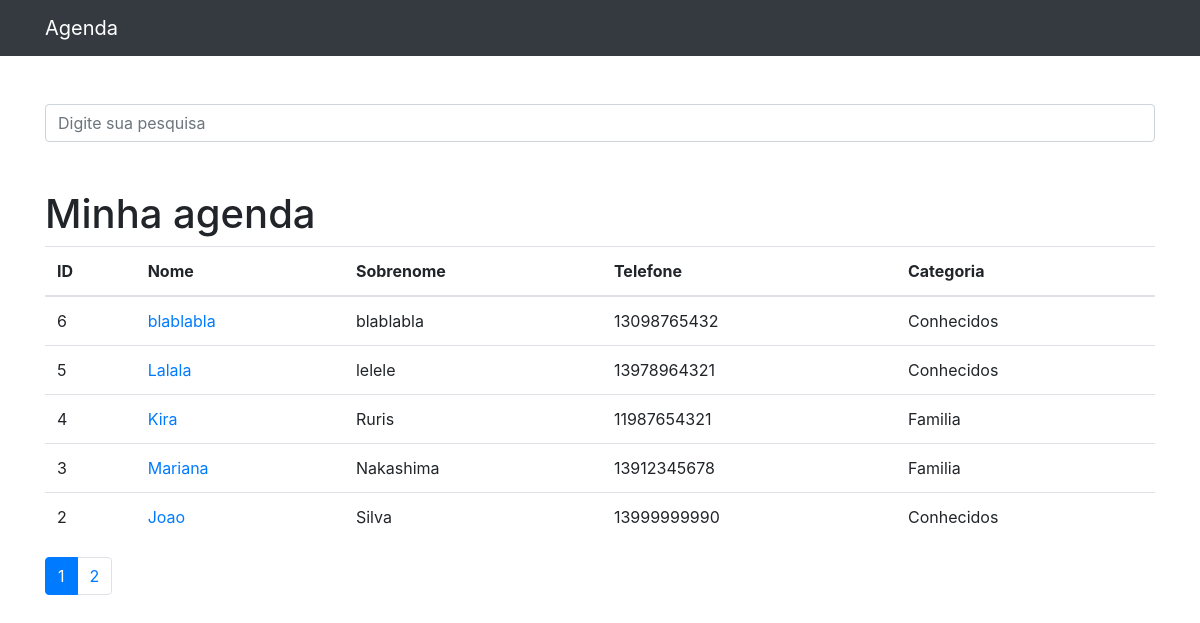
The page / on the database its author committed.
### contatos/models.py (models this page shows, shortened)
class Contato(models.Model):
    nome = models.CharField(max_length=255)
    sobrenome = models.CharField(max_length=255, blank=True)
    telefone = models.CharField(max_length=255)
    email = models.CharField(max_length=255, blank=True)
    data_criacao = models.DateTimeField(default=timezone.now)
    descricao = models.TextField(blank=True)
    categoria = models.ForeignKey(Categoria, on_delete=models.DO_NOTHING)
    mostrar = models.BooleanField(default=True)
    foto = models.ImageField(blank=True, upload_to='photos/%Y/%m/')

class Categoria(models.Model):
    nome = models.CharField(max_length=255)
    def __str__(self):
        return self.nome

### contatos/views.py (the view)
# urls.py: path('', views.index, name='index'),
def index(request):
    contatos = Contato.objects.order_by('-id').filter(
        mostrar = True
    )
    paginator = Paginator(contatos, 5) # Show 'n' contacts per page.
    page_number = request.GET.get('page')
    contatos = paginator.get_page(page_number)
    return render(request, 'contatos/index.html', {
        'contatos': contatos
    })

### contatos/templates/contatos/index.html
{% extends 'base.html' %}
{% block conteudo %}
    <h1 class="mt-5">Minha agenda</h1>
        <table class="table">
          <thead>
            <tr>
              <th>ID</th>
              <th>Nome</th>
              <th>Sobrenome</th>
              <th>Telefone</th>
              <th>Categoria</th>
            </tr>
          </thead>
          <tbody>
            {% for contato in contatos %}
                <tr>
                  <td>{{ contato.id }}
                  <td>
                    <a href="{% url 'ver_contato' contato.id %}">{{ contato.nome }}</a>
                  </td>
                  <td>{{ contato.sobrenome }}</td>
                  <td>{{ contato.telefone }}</td>
                  <td>{{ contato.categoria }}</td>
                </tr>
            {% endfor %}
          </tbody>
        </table>
    <nav aria-label="Page navigation example">
      <ul class="pagination">
        {% for pagina in contatos.paginator.page_range %}
          {% if contatos.number == pagina %}
            <li class="page-item active">
              <a class="page-link" href="?page={{ pagina }}&termo={{ request.GET.termo }}">{{pagina}}</a>
            </li>
          {% else %}
            <li class="page-item">
              <a class="page-link" href="?page={{ pagina }}&termo={{ request.GET.termo }}">{{pagina}}</a>
            </li>
          {% endif %}
        {% endfor %}
      </ul>
    </nav>
{% endblock conteudo %}

### templates/base.html (shortened to what this page needs)
{% load static %}
<!DOCTYPE html>
<html lang="pt">
<head>
  {% include 'partials/_head.html' %}
</head>
<body>
  {% include 'partials/_nav.html' %}
  <div class="container">
    <div class="row">
      <div class="col-lg-12">
        {% if 'accounts' not in request.path %}
          <br><br>
          <form method="get" action="{% url 'busca' %}">
            <div class="form-group row">
              <div class="col-12">
                <input class="form-control"
                      type="search" value="{{ request.GET.termo }}"
                      id="search-input"
                      placeholder="Digite sua pesquisa"
                      name="termo">
              </div>
            </div>
          </form>
        {% endif %}
        {% block conteudo %}
        {% endblock conteudo %}
      </div>
    </div>
  </div>
</body>
</html>

### templates/partials/_head.html (shortened to what this page needs)
{% load static %}
  <link href="{% static 'vendor/bootstrap/css/bootstrap.min.css' %} " rel="stylesheet">

### templates/partials/_nav.html (shortened to what this page needs)
<nav class="navbar navbar-expand-lg navbar-dark bg-dark static-top">
    <div class="container">
      <a class="navbar-brand" href="{% url 'index' %}">Agenda</a>
    </div>
  </nav>

### rows shown on the page
Contato: id "6", nome "blablabla", sobrenome "blablabla", telefone "13098765432", categoria "Conhecidos"
Contato: id "5", nome "Lalala", sobrenome "lelele", telefone "13978964321", categoria "Conhecidos"
Contato: id "4", nome "Kira", sobrenome "Ruris", telefone "11987654321", categoria "Familia"
Contato: id "3", nome "Mariana", sobrenome "Nakashima", telefone "13912345678", categoria "Familia"
Contato: id "2", nome "Joao", sobrenome "Silva", telefone "13999999990", categoria "Conhecidos"

### other values the page prints
{{ pagina }} "1"
{{ pagina }} "2"
